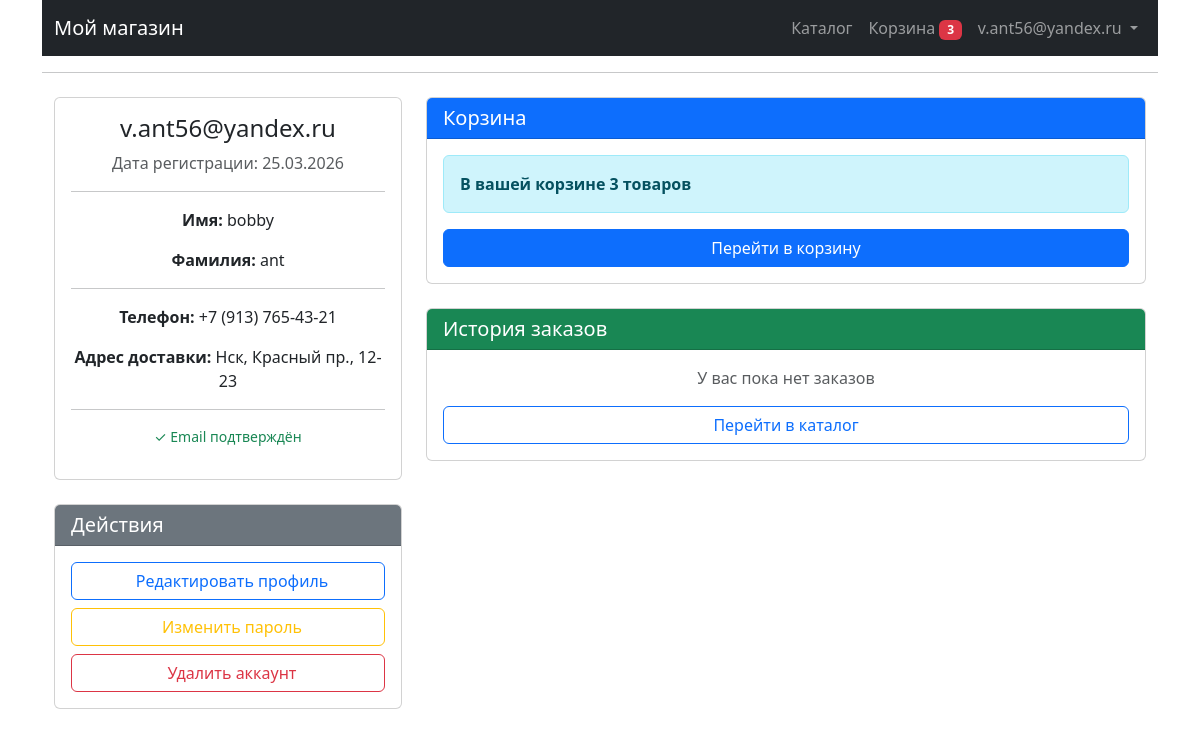
Screenshot of /accounts/profile/ (signed in) with the database file from the repository.
### accounts/models.py (models this page shows, shortened)
class CustomUser(AbstractBaseUser, PermissionsMixin):
    email = models.EmailField(unique=True)
    first_name = models.CharField(max_length=150, blank=True, verbose_name='Имя')
    last_name = models.CharField(max_length=150, blank=True, verbose_name='Фамилия')
    phone = models.CharField(max_length=20, blank=True)
    address = models.CharField(max_length=255, blank=True)
    date_joined = models.DateTimeField(default=timezone.now, verbose_name='Дата регистрации')
    is_active = models.BooleanField(default=False)
    is_staff = models.BooleanField(default=False)
    is_superuser = models.BooleanField(default=False)
    email_verified = models.BooleanField(default=False)
    email_verification_token = models.UUIDField(default=uuid.uuid4, editable=False)
    reset_token = models.UUIDField(default=None, null=True, blank=True)
    objects = Manager()
    USERNAME_FIELD = 'email'
    REQUIRED_FIELDS = ['first_name', 'last_name']  # при создании суперпользователя

### accounts/views.py (the view)
# urls.py: path('profile/', views.profile_view, name='profile'),
@login_required
def profile_view(request):
    user_cart, created = Cart.objects.get_or_create(user=request.user)
    cart_items_count = user_cart.get_items_count()
    if request.method == 'POST':
        phone = request.POST.get('phone', '')
        address = request.POST.get('address', '')
        request.user.phone = phone
        request.user.address = address
        request.user.save()
        messages.success(request, 'Профиль успешно обновлён!')
        return redirect('accounts:profile')
    else:
        form = ProfileForm(instance=request.user)
    context = {
        'form': form,
        'cart_items_count': cart_items_count,
        'user': request.user,
    }
    return render(request, 'accounts/profile.html', context)

### cart/models.py (called while the page is built)
    def get_items_count(self):
        return sum(item.quantity for item in self.items.all())

### templates/accounts/profile.html (shortened to what this page needs)
{% extends 'base.html' %}
{% block content %}
<div class="container mt-4">
    <div class="row">
        <div class="col-md-4">
            <div class="card mb-4">
                <div class="card-body text-center">
                    <h4>{{ user.email }}</h4>
                    <p class="text-muted">Дата регистрации: {{ user.date_joined|date:"d.m.Y" }}</p>
                    <hr>
                    <p><strong>Имя:</strong> {{ user.first_name|default:"не указано" }}</p>
                    <p><strong>Фамилия:</strong> {{ user.last_name|default:"не указана" }}</p>
                    <hr>
                    <p><strong>Телефон:</strong> {{ user.phone|default:"не указан" }}</p>
                    <p><strong>Адрес доставки:</strong> {{ user.address|default:"не указан" }}</p>
                    <hr>
                    <p class="text-muted small">
                        {% if user.email_verified %}
                            <span class="text-success">✓ Email подтверждён</span>
                        {% else %}
                            <span class="text-warning">⚠ Email не подтверждён</span>
                        {% endif %}
                    </p>
                </div>
            </div>
            <div class="card mb-4">
                <div class="card-header bg-secondary text-white">
                    <h5 class="mb-0">Действия</h5>
                </div>
                <div class="card-body">
                    <button class="btn btn-outline-primary w-100 mb-2" data-bs-toggle="modal" data-bs-target="#editProfileModal">
                        Редактировать профиль
                    </button>
                    <button class="btn btn-outline-warning w-100 mb-2" data-bs-toggle="modal" data-bs-target="#changePasswordModal">
                        Изменить пароль
                    </button>
                    <button class="btn btn-outline-danger w-100" data-bs-toggle="modal" data-bs-target="#deleteAccountModal">
                        Удалить аккаунт
                    </button>
                </div>
            </div>
        </div>
        <div class="col-md-8">
            <div class="card mb-4">
                <div class="card-header bg-primary text-white">
                    <h5 class="mb-0">Корзина</h5>
                </div>
                <div class="card-body">
                    <div class="alert alert-info">
                        <strong>В вашей корзине {{ cart_items_count }} товаров</strong>
                    </div>
                    <a href="{% url 'cart:cart_detail' %}" class="btn btn-primary w-100">
                        Перейти в корзину
                    </a>
                </div>
            </div>
            <div class="card">
                <div class="card-header bg-success text-white">
                    <h5 class="mb-0">История заказов</h5>
                </div>
                <div class="card-body">
                    <p class="text-center text-muted">У вас пока нет заказов</p>
                    <a href="{% url 'catalog' %}" class="btn btn-outline-primary w-100">
                        Перейти в каталог
                    </a>
                </div>
            </div>
        </div>
    </div>
</div>
{% endblock %}

### templates/base.html (shortened to what this page needs)
<!DOCTYPE html>
<html>
<head>
<link href="https://cdn.jsdelivr.net/npm/bootstrap@5.3.0/dist/css/bootstrap.min.css" rel="stylesheet">
</head>
<body class="container">
<nav class="navbar navbar-expand-lg navbar-dark bg-dark">
    <div class="container">
        <a class="navbar-brand" href="/">Мой магазин</a>
        <div class="collapse navbar-collapse">
            <ul class="navbar-nav ms-auto">
                <li class="nav-item">
                    <a class="nav-link" href="{% url 'catalog' %}">Каталог</a>
                </li>
                <li class="nav-item">
                    <a class="nav-link" href="{% url 'cart:cart_detail' %}">
                        Корзина
                        {% if cart_items_count > 0 %}
                            <span class="badge bg-danger">{{ cart_items_count }}</span>
                        {% endif %}
                    </a>
                </li>
                {% if user.is_authenticated %}
                <li class="nav-item dropdown">
                    <a class="nav-link dropdown-toggle" href="#" id="userDropdown" role="button" data-bs-toggle="dropdown">
                        {{ user.email|truncatechars:20 }}
                    </a>
                </li>
                {% endif %}
            </ul>
        </div>
    </div>
</nav>
<hr>
{% block content %}{% endblock %}
</body>
</html>

### rows the page displays
CustomUser: email "v.ant56@yandex.ru", date_joined "25.03.2026", first_name "bobby", last_name "ant", phone "+7 (913) 765-43-21", address "Нск, Красный пр., 12-23"

### other values shown
{{ cart_items_count }} "3"
